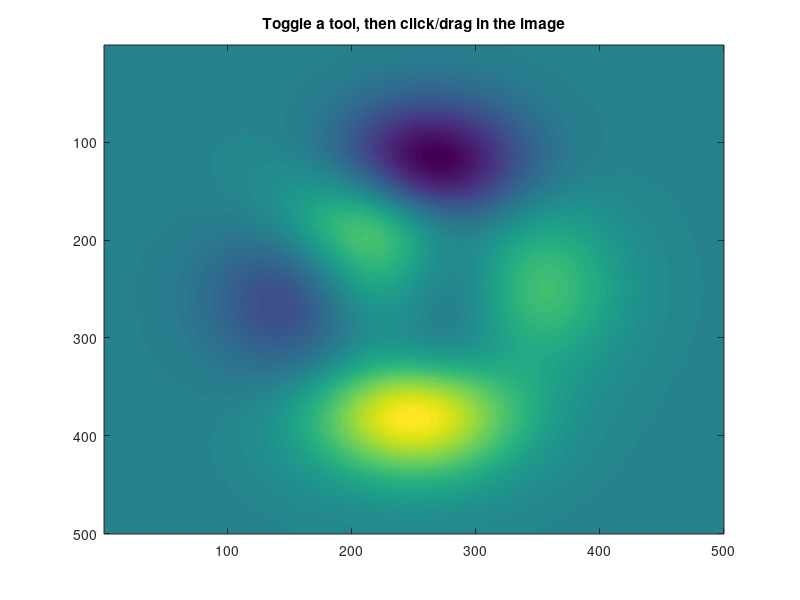

MATLAB code to generate this figure: (Note: this script raises an error after producing the figure.)
%pointerToolbarExample Zoom/pan toolbar anchored inside an image axes
%
%   A uim.widget.Toolbar in the northeast corner of a data axes, wired
%   to zoom/pan pointer tools through uim.interface.PointerToolBinding:
%   clicking a button toggles the tool, and toggling a tool by keyboard
%   shortcut (q/w/y) or programmatically updates the button states.
%
%   Run from anywhere in the repository; the script adds src/ to the
%   path if the toolbox is not already installed.

if ~exist('uim.UIComponentCanvas', 'class')
    addpath(genpath(fullfile(fileparts(mfilename('fullpath')), '..', 'src')))
end

hFigure = figure('Name', 'Pointer toolbar example', 'Color', 'w');
hAxes = axes(hFigure);
imagesc(hAxes, peaks(500))
title(hAxes, 'Toggle a tool, then click/drag in the image')

pointerManager = uim.interface.PointerManager(hFigure, hAxes, ...
    {'zoomIn', 'zoomOut', 'pan'});

toolbar = uim.widget.Toolbar(hAxes, ...
    'Location', 'northeast', 'Margin', [10, 10, 10, 10], ...
    'BackgroundAlpha', 0.5);

% Buttons use the toolbox's shipped icons for these modes.
binding = uim.interface.PointerToolBinding(toolbar, pointerManager, ...
    ["zoomIn", "zoomOut", "pan"], ...
    'Tooltips', struct('zoomIn', 'Zoom in (q)', ...
        'zoomOut', 'Zoom out (w)', 'pan', 'Pan (y)'));

% Keyboard shortcuts toggle the tools AND update the button states.
hFigure.KeyPressFcn = @(src, evt) pointerManager.onKeyPress(src, evt);
